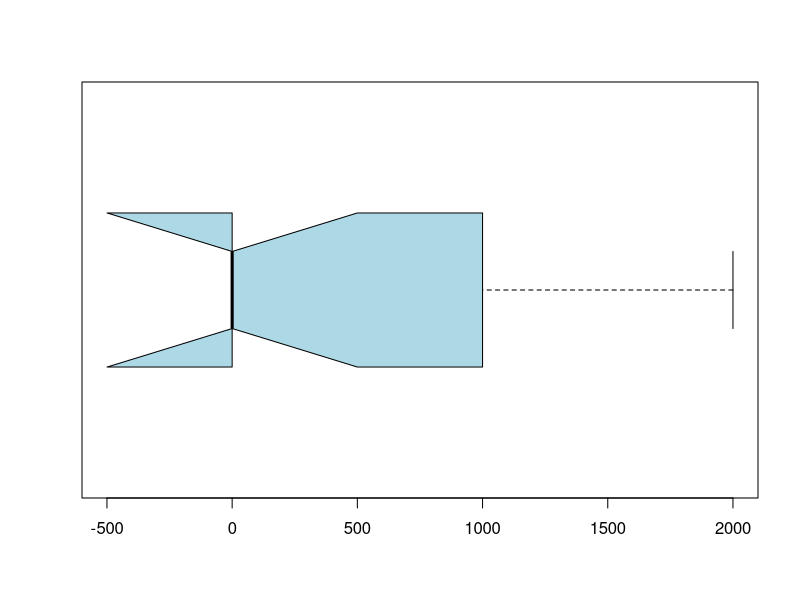

The R source for this figure:
if (exists("R")) remove("R")
R<-c(2000,0,1000,0,1000,0,0,1000,0,0)
summary(R)
boxplot(R,col="lightblue",horizontal=TRUE,match=TRUE,notch=TRUE)
